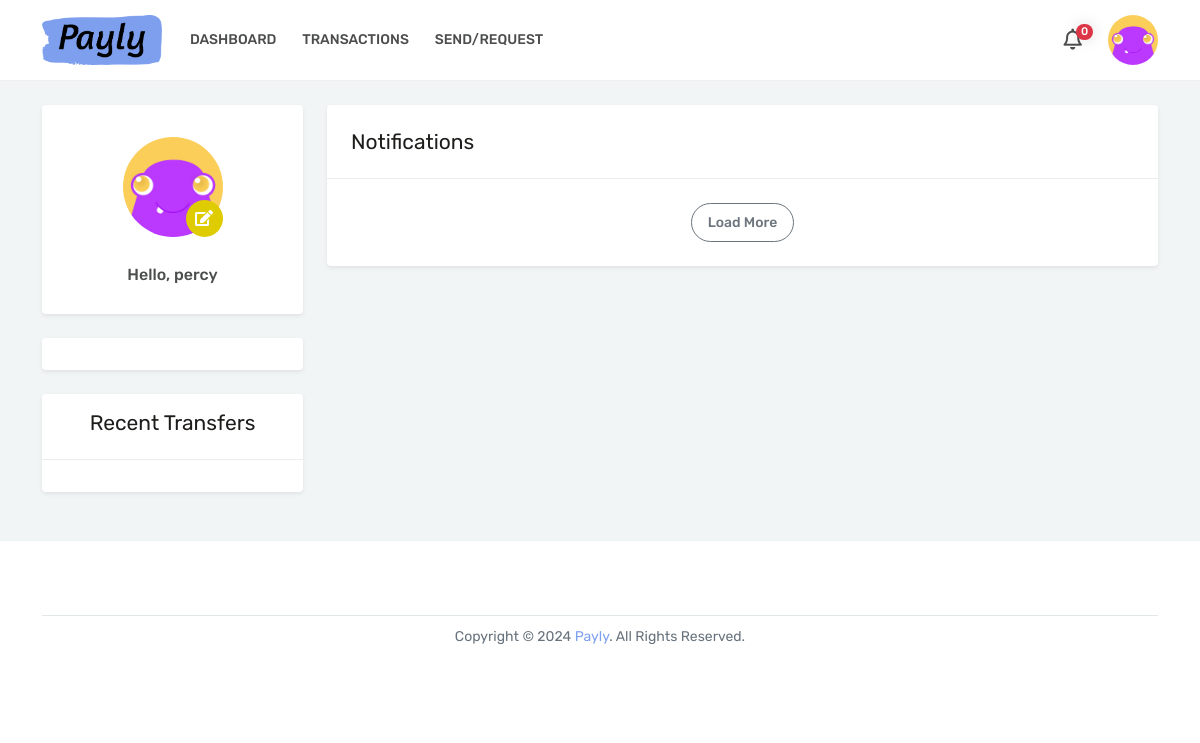
/webapps2024/notification/notification/ (signed in), run on an earlier commit of the app's database.
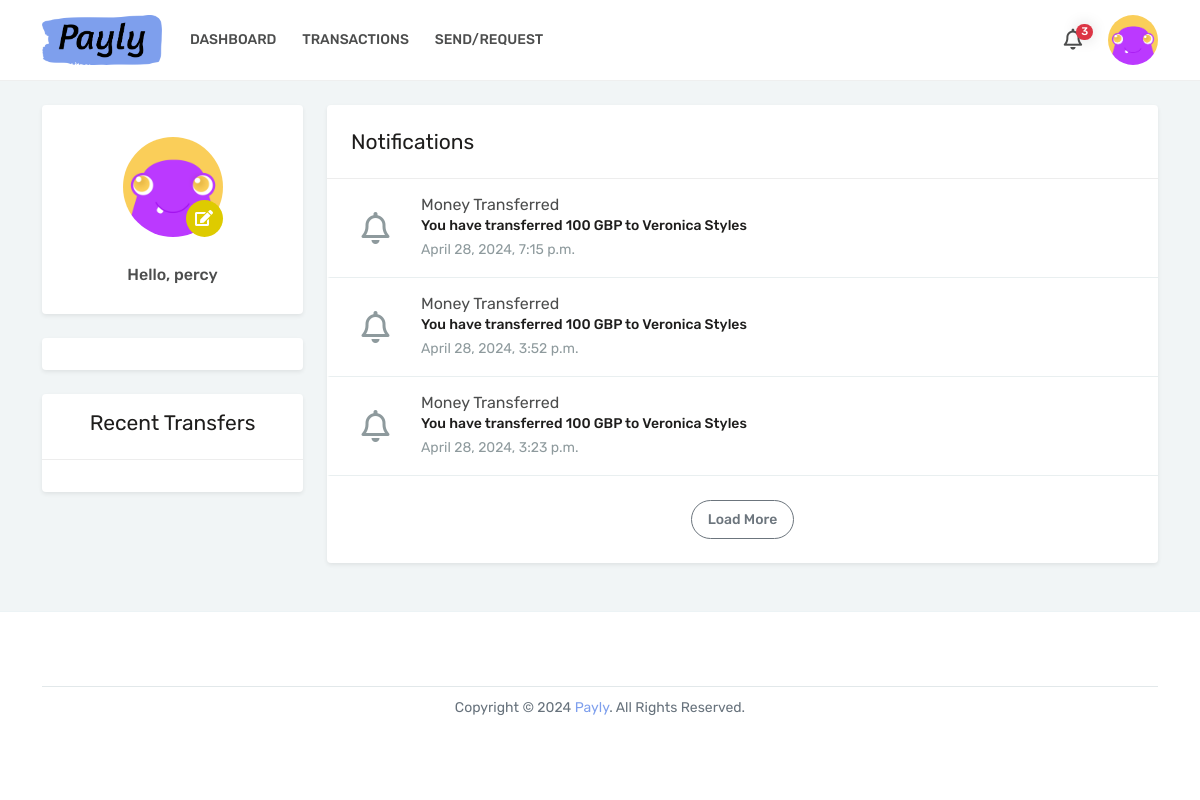
And on a later commit of the database.
### notificationapp/models.py (models this page shows, shortened)
class Notification(models.Model):
    nid = models.CharField(max_length=255)
    user = models.ForeignKey(User, on_delete=models.CASCADE, related_name='notification_user')
    type = models.CharField(max_length=10, choices=NotificationType.choices, default=NotificationType.INFO)
    datetime = models.DateTimeField(auto_now_add=False)
    seen = models.BooleanField(default=False)
    message = models.TextField(default="")
    title = models.TextField(default="")
    notification_count = models.IntegerField(default=0)

### notificationapp/views.py (the view)
# urls.py: path('notification/', views.notification, name='notification'),
@login_required(login_url='login')
def notification(request):
    user = request.user
    notifications = get_user_notifications(user.id, limit=10)
    context = {
        'notifications': notifications.all(),
    }
    return render(request, 'notificationapp/layout/notification-detail.html', context)

### notificationapp/context_processors.py (called while the page is built)
def get_notifications(request):
    notification_count = None
    if request.user.is_authenticated:
        user = request.user
        notification_count = Notification.objects.filter(user=user, seen=False).count()
        return {'notification_count': notification_count}
    else:
        return{'notification_count': notification_count}

### notificationapp/core/notifications.py (called while the page is built)
def get_user_notifications(userid: int, limit=100):
    limit = limit or 100
    notifications = Notification.objects.filter(
        Q(user_id__exact=userid)
    ).order_by('-datetime')[:limit]
    return notifications.all()

### payapp/context_processors.py (called while the page is built)
def get_profile_picture(request):
    if request.user.is_authenticated:
        user_profile = UserProfile.objects.get(user=request.user)
        return {'user_profile': user_profile}
    else:
        return {'user_profile': None}

### templates/notificationapp/layout/notification-detail.html (shortened to what this page needs)
{% extends 'main/layout/base.html' %}
{% load static %}
{% block content %}
<div id="content" class="py-4">
    <div class="container">
        <div class="row">
            {% include 'main/layout/sidebar.html' with user_profile=user_profile %}
            <div class="col-lg-9" >
                <div class="bg-white shadow-sm rounded py-4 mb-4">
                    <h3 class="text-5 fw-400 px-4 mb-4">Notifications</h3>
                    <hr class="mb-0">
                    <div class="notifications-list">
                        {% for notif in notifications %}
                        <div class="notifications-item px-4 py-3">
                            <div class="row align-items-center flex-row">
                                <div class="col-2 col-sm-1 text-center text-8 icon-bell"><i class="far fa-bell"></i></div>
                                <div class="col col-sm-10">
                                    <h4 class="text-3 mb-1">{{notif.title}}</h4>
                                    <h5 class="text-2 mb-1">{{notif.message}}</h5>
                                    <span class="text-muted">{{notif.datetime}}</span> </div>
                            </div>
                        </div>
                        {% endfor %}
                        <div class="text-center mt-4"> <a class="btn btn-sm btn-outline-secondary shadow-none" href="#">Load More</a> </div>
                    </div>
                </div>
            </div>
        </div>
    </div>
</div>
{% endblock %}

### templates/main/layout/navbar.html (shortened to what this page needs)
{% load static %}
{% block navbar %}
<div class="header-row">
  <div class="header-column justify-content-start">
    <div class="logo me-3"> <a class="d-flex" href="#" title="Payly"><img src="{% static 'img/logo.png'%}" width="120" height="50" alt="Payly" /></a> </div>
    <nav class="primary-menu navbar navbar-expand-lg">
      <div id="header-nav" class="collapse navbar-collapse">
        {% with request.resolver_match.view_name as current_view %}
        <ul class="navbar-nav me-auto">
          <li {% if current_view == 'dashboard' %}class="active"{% endif %}>
          <a href="{% url 'dashboard' %}">Dashboard</a>
          </li>
          <li {% if current_view == 'transaction' %}class="active"{% endif %}>
          <a href="{% url 'transaction' %}">Transactions</a>
          </li>
          <li {% if current_view == 'send-money' %}class="active"{% endif %}>
          <a href="{% url 'send-money'%}">Send/Request</a>
          </li>
        </ul>
        {% endwith %}
      </div>
    </nav>
  </div>
  <div class="header-column justify-content-end">
    <nav class="login-signup navbar navbar-expand">
      <ul class="navbar-nav">
        <li class="dropdown notifications"> <a class="dropdown-toggle" href="#"><span class="text-5"><i class="far fa-bell"></i></span><span class="count">{{ notification_count }}</span></a>
        </li>
        <li class="dropdown profile ms-2"> <a class="px-0 dropdown-toggle" href="#"><img class="rounded-circle-navbar" src="{{ user_profile.profile_picture.url }}" alt=""></a>
        </li>
      </ul>
    </nav>
  </div>
</div>
{% endblock %}

What changed in the data, as far as the page shows it:
added Notification: title "Money Transferred", message "You have transferred 100 GBP to Veronica Styles", datetime "April 28, 2024, 7:15 p.m."
added Notification: title "Money Transferred", message "You have transferred 100 GBP to Veronica Styles", datetime "April 28, 2024, 3:52 p.m."
added Notification: title "Money Transferred", message "You have transferred 100 GBP to Veronica Styles", datetime "April 28, 2024, 3:23 p.m."
Also different on the page:
{{ notification_count }}: "0" → "3"
